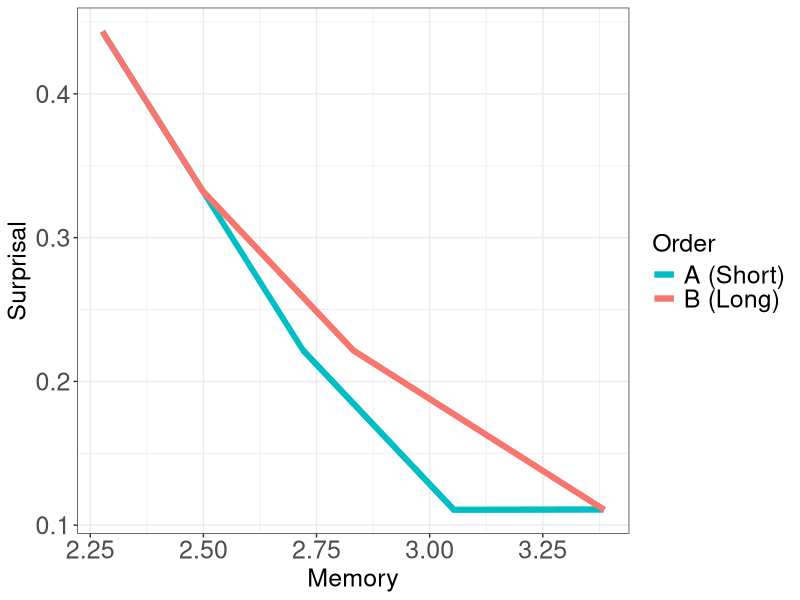
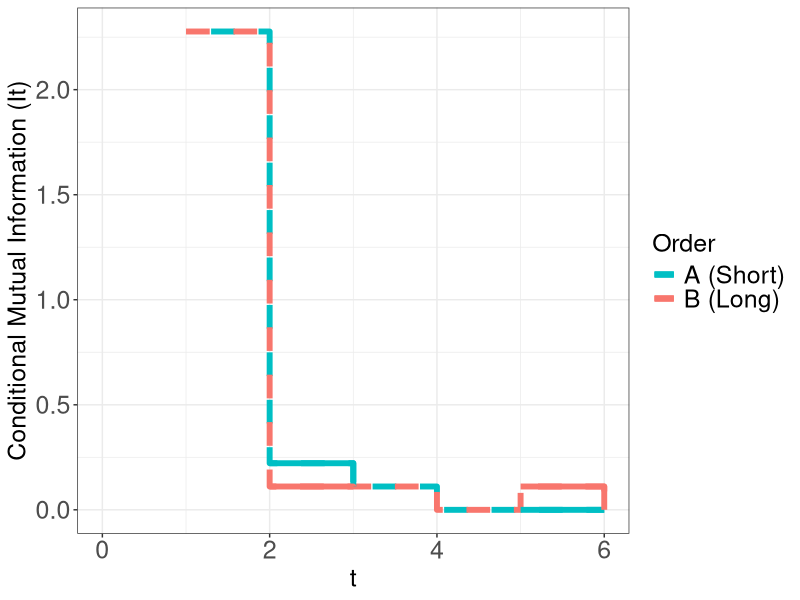
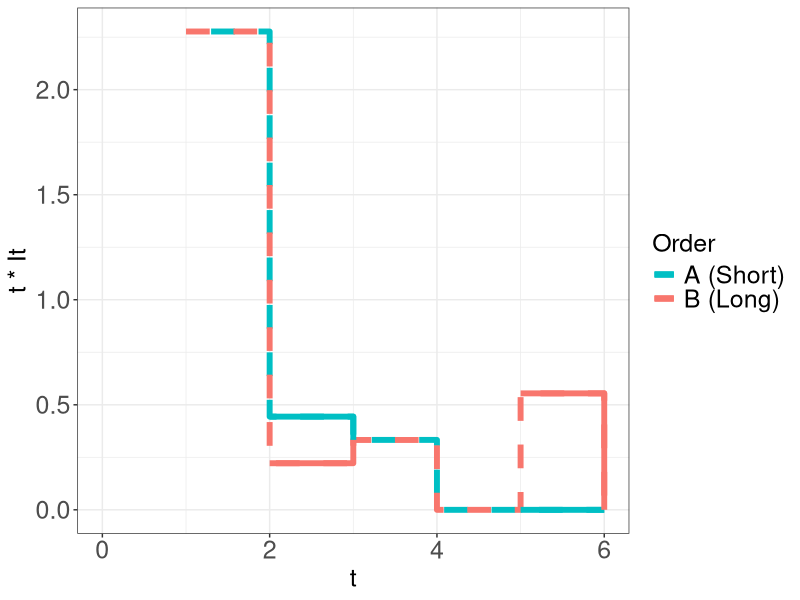
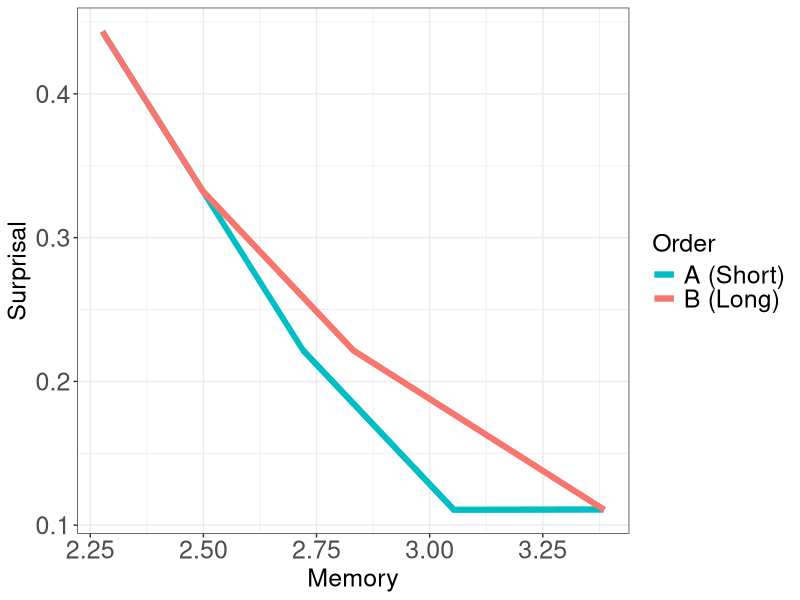

The R script that drew these images, in order:
library(tidyr)
library(dplyr)
library(ggplot2)

data1 = read.csv("results-simulation-6-short.py.tsv", sep="\t") %>% mutate(Order = "A (Short)")
data2 = read.csv("results-simulation-6-long.py.tsv", sep="\t") %>% mutate(Order = "B (Long)")
data=rbind(data1, data2)

#library(scales)
#show_col(hue_pal()(2))

data = data %>% mutate(Distance_ = ifelse(Order == "A (Short)" & Distance == 1.0, 1.3, Distance)) %>% filter(Distance<7)

#plot = ggplot(data=data, aes(x=Distance, y=MI, color=Order)) + 
#	geom_step(data=data, size=2) + 
#	theme_bw() + 
#	theme(axis.text=element_text(size=18), axis.title=element_text(size=18), legend.title=element_text(size=18), legend.text=element_text(size=18)) +
#	xlab("t") + ylab("Conditional Mutual Information (It)")
#

data = data %>% mutate(colors=ifelse(Order != "A (Short)", "#F8766D", "#00BFC4"))

plot = ggplot(data=data, aes(x=Distance_, y=1.44*MI, color=Order)) + 
	geom_step(data=data %>% filter(Order == "A (Short)"), size=2, linetype=2) + 
	geom_step(data=data %>% filter(Order == "B (Long)"), size=2, linetype=2) + 
	geom_step(data=data %>% filter(Distance_==2 | Distance_==3), size=2, linetype=1) + 
	geom_step(data=data %>% filter(Distance_==5 | Distance_==6), size=2, linetype=1) + 
	theme_bw() + 
	theme(axis.text=element_text(size=18), axis.title=element_text(size=18), legend.title=element_text(size=18), legend.text=element_text(size=18)) +
	xlab("t") + ylab("Conditional Mutual Information (It)") + scale_colour_manual(values = c("#00BFC4", "#F8766D"))

ggsave("figures/toy-mis.pdf")




plot = ggplot(data=data, aes(x=Distance_, y=Distance * 1.44 * MI, color=Order)) + 
	geom_step(size=2, linetype=2) + 
	geom_step(data=data %>% filter(Distance_==2 | Distance_==3), size=2, linetype=1) + 
	geom_step(data=data %>% filter(Distance_==5 | Distance_==6), size=2, linetype=1) + 
	theme_bw() + 
	theme(axis.text=element_text(size=18), axis.title=element_text(size=18), legend.title=element_text(size=18), legend.text=element_text(size=18)) +
	xlab("t") + ylab("t * It") + scale_colour_manual(values = c("#00BFC4", "#F8766D"))

ggsave("figures/toy-t-mis.pdf")



data$MI[is.na(data$MI)] = 0
data = data %>% group_by(Order) %>% mutate(CumMI = cumsum(MI), Memory = cumsum(Distance*MI)) %>% mutate(Surprisal = 1.889-CumMI)
#plot = ggplot(data=data %>% filter(Surprisal < 2.0), aes(x=Surprisal, y=Memory, color=Order)) + geom_line(size=2) + theme_bw() + theme(axis.text=element_text(size=18), axis.title=element_text(size=18), legend.title=element_text(size=18), legend.text=element_text(size=18))
#ggsave("figures/toy-surp-mem.pdf")

data = data %>% mutate(Surprisal_ = Surprisal) #= ifelse(Order == "A (Short)" & Memory < 2, 0.285, Surprisal))
data = data %>% mutate(Memory_ = Memory) #ifelse(Order == "A (Short)" & Memory < 2, 1.79, Memory))


data_ = data %>% select(Surprisal_, Memory_, Order)

data_ = rbind(as.data.frame(data_), data.frame(Memory_=c(2.12, 2.35), Surprisal_=c(0.077, 0.077), Order=c("A (Short)", "A (Short)")))


plot = ggplot(data=data_ %>% filter(Surprisal_ < 1.0), aes(x=1.44*Memory_, y=1.44*Surprisal_, color=Order)) + 
	geom_line(size=2, linetype=1) + 
	geom_line(data=data_%>%filter(Memory_>1.7), size=2, linetype=1) + 
	theme_bw() + 
	theme(axis.text=element_text(size=18), axis.title=element_text(size=18), legend.title=element_text(size=18), legend.text=element_text(size=18)) +
	xlab("Memory") + ylab("Surprisal") + scale_colour_manual(values = c("#00BFC4", "#F8766D"))
plot






ggsave("figures/toy-mem-surp.pdf")











